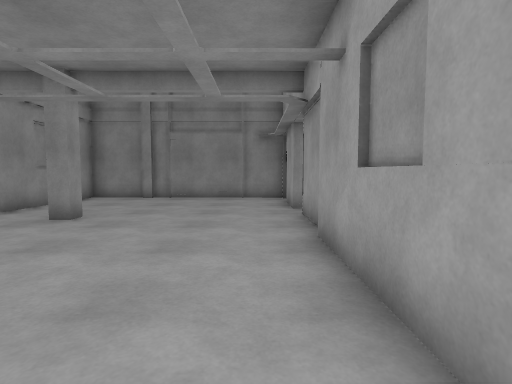
View 1 (above)

22 first-person views from a walk through a Webots world. The camera is 1.2 m above the floor, tilts 4° down and sees 80° across. The floor is counted in squares, 1 m on a side. Each view is taken from the middle of a square. On the plan, view 1 faces up. The plan holds only what a view shows up to about 13 squares ahead; the rest is blank.

View 2
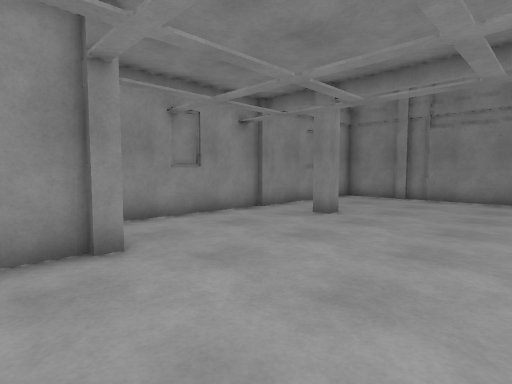

View 3
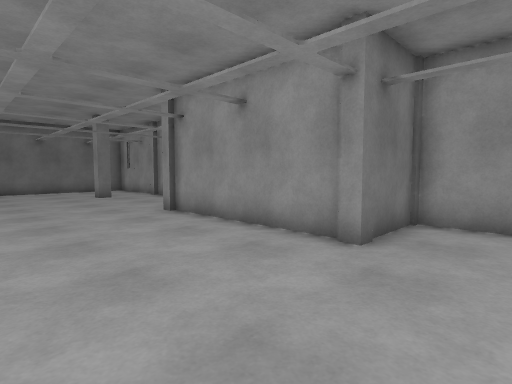

View 4
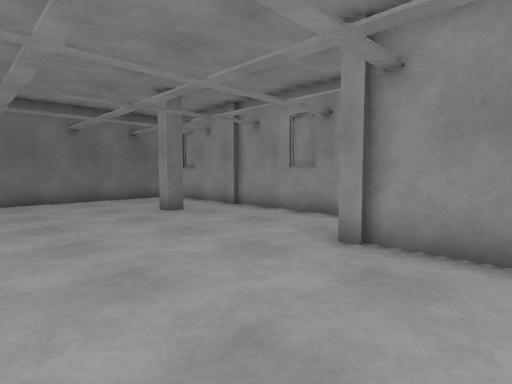

View 5
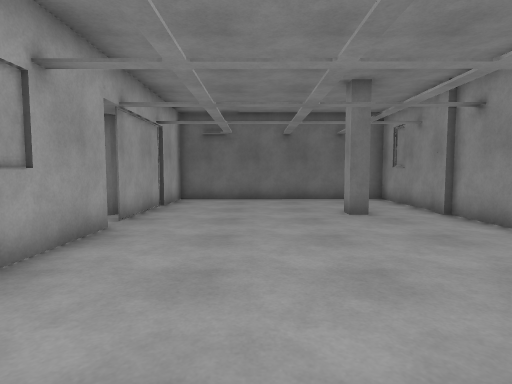

View 6
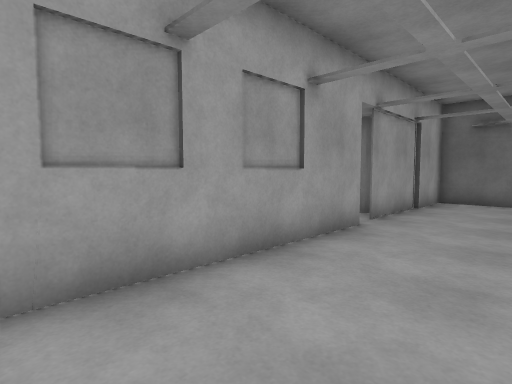

View 7
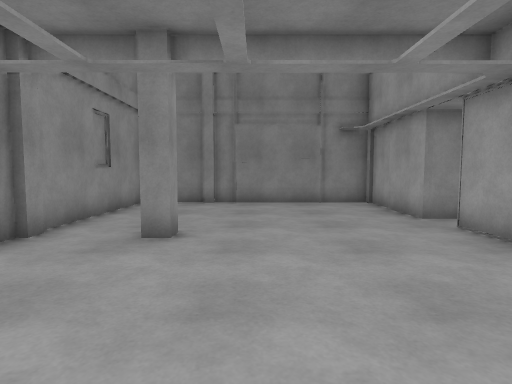

View 8
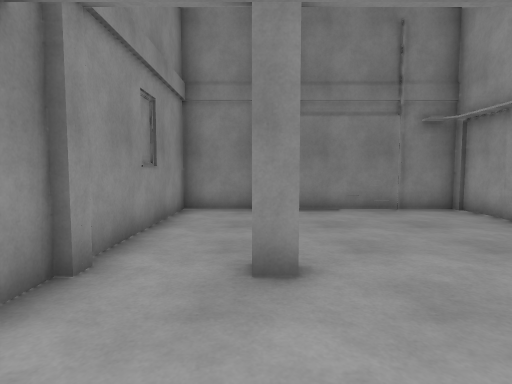

View 9
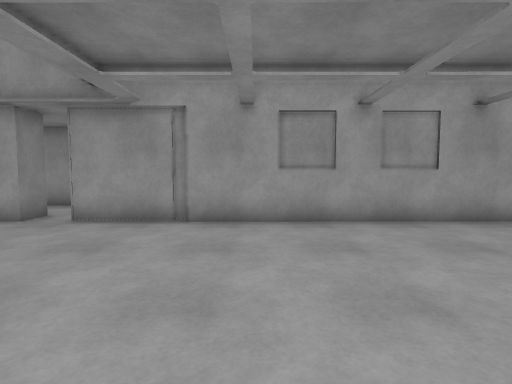

View 10
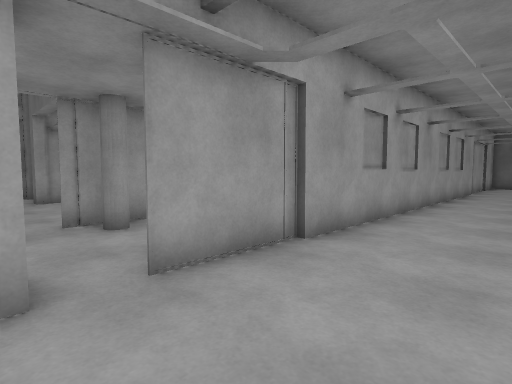

View 11
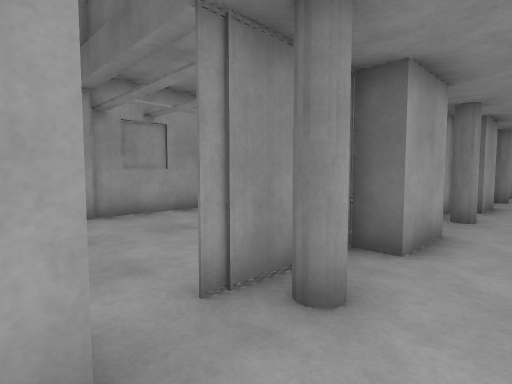

View 12
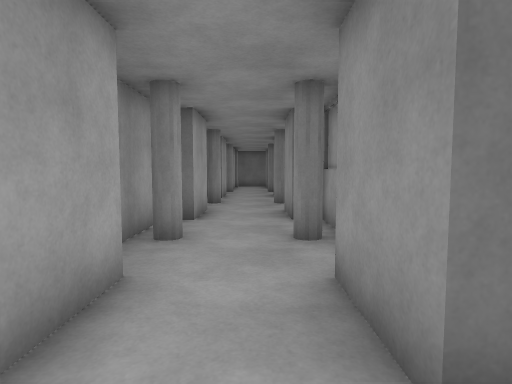

View 13
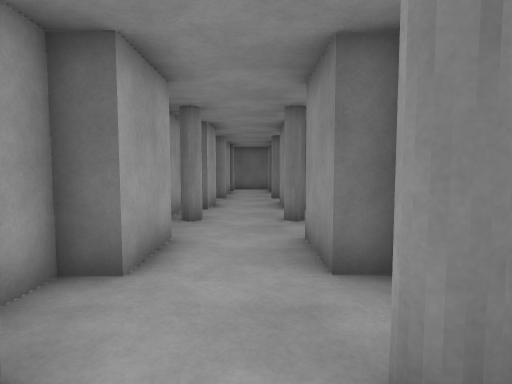

View 14
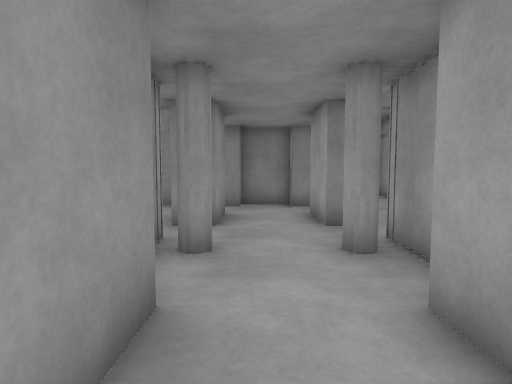

View 15
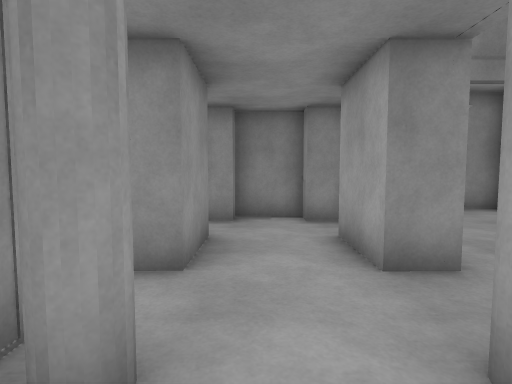

View 16
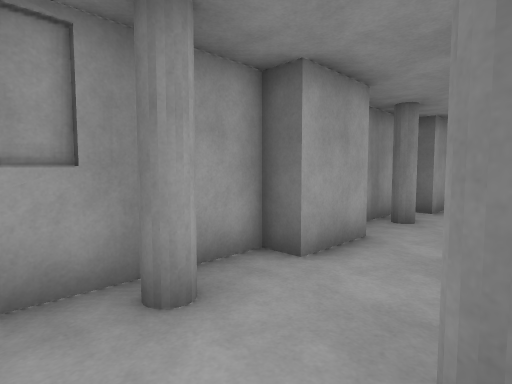

View 17
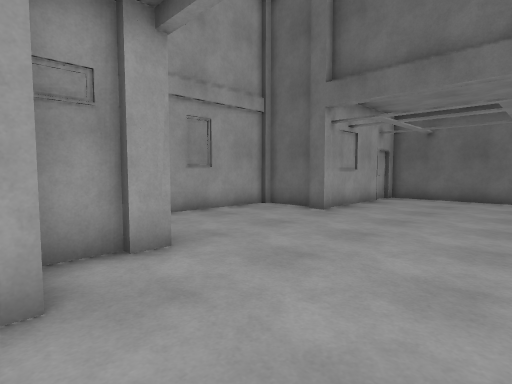

View 18
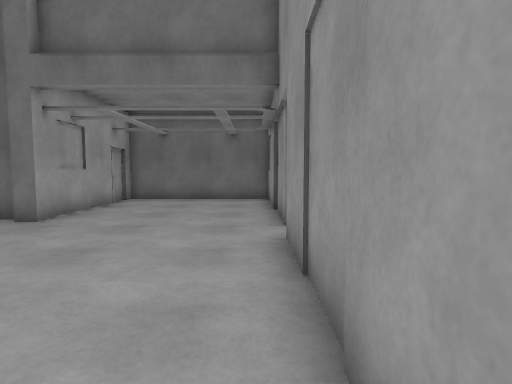

View 19
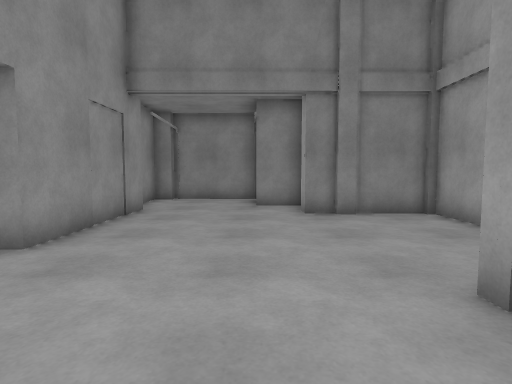

View 20
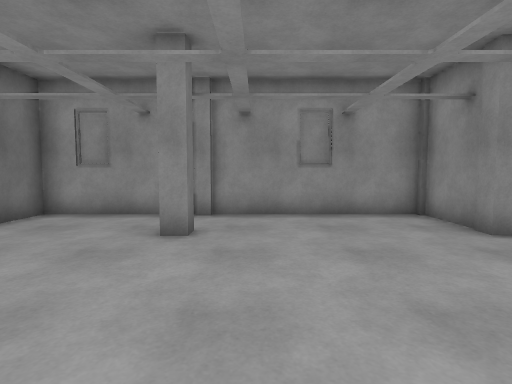

View 21
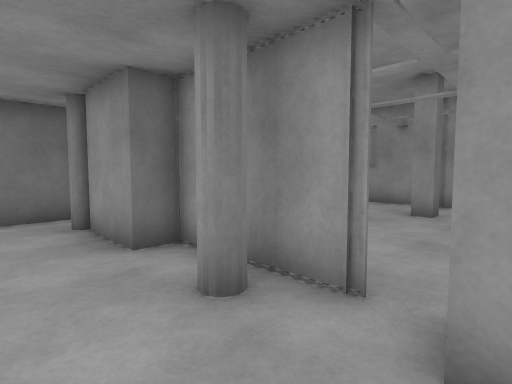

View 22
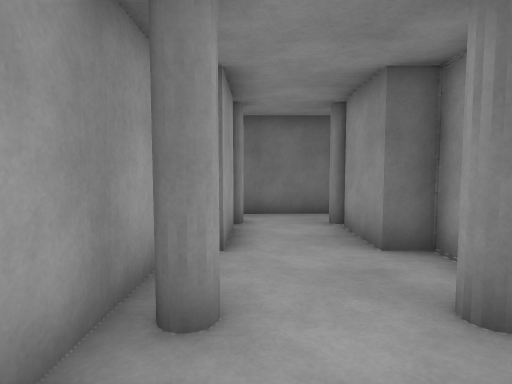

### Floor plan
Ten units are one square. View 1 is at (0, 0); x grows to the right and y downward. Boxes are objects, and circles mark ways between rooms. Rooms are numbered by the first view taken in them; rooms with no view inside come last. Other rooms are left out.
<svg viewBox="-78 -185 222 355">
<path fill="none" stroke="#000" d="M-48 -14 -48 43M-46 41 -46 45 -73 45 -73 102M-45 -80 -45 -74 -50 -74M-73 -74 -73 -17 -46 -17 -46 -14M-71 -78 -71 -73M12 85 13 -85M13 -95 13 -134 -73 -134 -73 -80M-71 101 -71 106M-73 106 -73 148 12 148M12 151 12 92M11 -56 21 -56 21 -35M53 -56 53 -84M45 -35 45 -56M13 -85 13 -78M45 -96 45 -117M13 -8 13 4 21 4M21 -117 21 -95 13 -95M45 4 53 4 53 -28M55 -132 42 -132 42 -138 25 -138 25 -131 18 -131M111 -79 117 -79M118 -75 139 -75 139 -134M54 -85 53 -24M106 -141 106 -152M119 -134 104 -134 104 -143M55 -145 54 -96 45 -96M106 -155 90 -155M138 -137 118 -137M113 -36 113 -75M115 -25 115 -34M91 -180 55 -180M52 -21 113 -21M48 -177 48 -162M52 117 52 94M45 146 45 125M13 92 13 125 21 125 21 146M19 165 44 164M21 66 21 85M53 62 53 40M45 85 45 64 49 64"/>
<circle cx="15" cy="-90" r="3" fill="#2a7"/>
<circle cx="15" cy="90" r="3" fill="#2a7"/>
<circle cx="50" cy="-90" r="3" fill="#2a7"/>
<circle cx="35" cy="75" r="3" fill="#2a7"/>
<text x="-30" y="0">1</text>
<text x="30" y="-60">2</text>
<text x="90" y="-100">3</text>
<text x="30" y="120">4</text>
<text x="30" y="60">5</text>
</svg>
Room 1 opens to room 2. Room 1 opens to room 4. Room 2 opens to room 3. Room 4 opens to room 5.

Where each view was taken, in squares from view 1:
view 1: 0 up, 0 right, facing up
view 2: 0 up, 0 right, facing up-left
view 3: 4 up, 0 right, facing down-left
view 4: 2 down, 0 right, facing down-left
view 5: 2 down, 2 left, facing down
view 6: 2 down, 2 left, facing down-right
view 7: 2 up, 3 left, facing up
view 8: 4 up, 5 left, facing up
view 9: 4 up, 6 left, facing right
view 10: 10 up, 2 left, facing down-right
view 11: 10 up, 3 right, facing down-right
view 12: 7 up, 3 right, facing down
view 13: 3 up, 3 right, facing down
view 14: 3 up, 3 right, facing up
view 15: 6 up, 3 right, facing up
view 16: 3 up, 2 right, facing down-right
view 17: 16 up, 6 right, facing down-right
view 18: 15 up, 6 right, facing down
view 19: 5 up, 9 right, facing up
view 20: 9 down, 1 right, facing left
view 21: 8 down, 4 right, facing down-left
view 22: 8 down, 4 right, facing down
